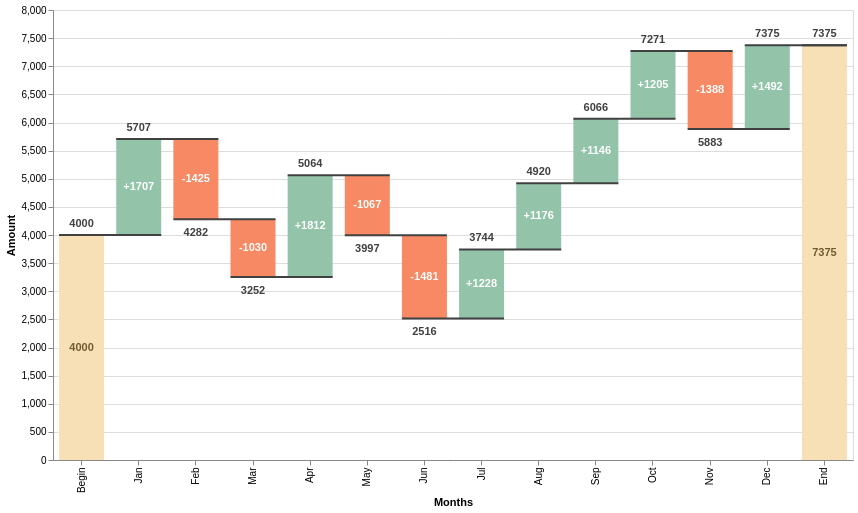

This figure's Vega-Lite source:
### Vega specification from a JSON file in a GitHub repository (floating-point values rounded to 4 significant figures)
{"$schema": "https://vega.github.io/schema/vega/v4.json", "autosize": "pad", "padding": 5, "width": 800, "height": 450, "style": "cell", "data": [{"name": "source_0", "values": [{"label": "Begin", "amount": 4000}, {"label": "Jan", "amount": 1707}, {"label": "Feb", "amount": -1425}, {"label": "Mar", "amount": -1030}, {"label": "Apr", "amount": 1812}, {"label": "May", "amount": -1067}, {"label": "Jun", "amount": -1481}, {"label": "Jul", "amount": 1228}, {"label": "Aug", "amount": 1176}, {"label": "Sep", "amount": 1146}, {"label": "Oct", "amount": 1205}, {"label": "Nov", "amount": -1388}, {"label": "Dec", "amount": 1492}, {"label": "End", "amount": 0}]}, {"name": "data_0", "source": "source_0", "transform": [{"type": "window", "params": [null], "as": ["sum"], "ops": ["sum"], "fields": ["amount"], "sort": {"field": [], "order": []}}, {"type": "window", "params": [null], "as": ["lead"], "ops": ["lead"], "fields": ["label"], "sort": {"field": [], "order": []}}, {"type": "formula", "expr": "datum.lead === null ? datum.label : datum.lead", "as": "lead"}, {"type": "formula", "expr": "datum.label === 'End' ? 0 : datum.sum - datum.amount", "as": "previous_sum"}, {"type": "formula", "expr": "datum.label === 'End' ? datum.sum : datum.amount", "as": "amount"}, {"type": "formula", "expr": "(datum.label !== 'Begin' && datum.label !== 'End' && datum.amount > 0 ? '+' : '') + datum.amount", "as": "text_amount"}, {"type": "formula", "expr": "(datum.sum + datum.previous_sum) / 2", "as": "center"}, {"type": "formula", "expr": "datum.sum < datum.previous_sum ? datum.sum : ''", "as": "sum_dec"}, {"type": "formula", "expr": "datum.sum > datum.previous_sum ? datum.sum : ''", "as": "sum_inc"}]}], "marks": [{"name": "layer_0_marks", "type": "rect", "style": ["bar"], "from": {"data": "data_0"}, "encode": {"update": {"fill": [{"test": "datum[\"previous_sum\"] === null || isNaN(datum[\"previous_sum\"])", "value": null}, {"test": "datum.label === 'Begin' || datum.label === 'End'", "value": "#f7e0b6"}, {"test": "datum.sum < datum.previous_sum", "value": "#f78a64"}, {"value": "#93c4aa"}], "tooltip": {"signal": "{\"Months\": ''+datum[\"label\"], \"Amount\": format(datum[\"previous_sum\"], \"\"), \"sum\": format(datum[\"sum\"], \"\")}"}, "xc": {"scale": "x", "field": "label", "band": 0.5}, "width": {"value": 45}, "y": {"scale": "y", "field": "previous_sum"}, "y2": {"scale": "y", "field": "sum"}}}}, {"name": "layer_1_marks", "type": "rule", "style": ["rule"], "from": {"data": "data_0"}, "encode": {"update": {"opacity": {"value": 1}, "strokeWidth": {"value": 2}, "stroke": [{"test": "datum[\"sum\"] === null || isNaN(datum[\"sum\"])", "value": null}, {"value": "#404040"}], "tooltip": {"signal": "{\"Months\": ''+datum[\"label\"], \"sum\": format(datum[\"sum\"], \"\"), \"lead\": ''+datum[\"lead\"]}"}, "x": {"scale": "x", "field": "label", "band": 0.5, "offset": -22.5}, "y": {"scale": "y", "field": "sum"}, "x2": {"scale": "x", "field": "lead", "band": 0.5, "offset": 22.5}}}}, {"name": "layer_2_marks", "type": "text", "style": ["text"], "from": {"data": "data_0"}, "encode": {"update": {"dy": {"value": -8}, "fill": [{"test": "datum[\"sum_inc\"] === null || isNaN(datum[\"sum_inc\"])", "value": null}, {"value": "#404040"}], "tooltip": {"signal": "{\"Months\": ''+datum[\"label\"], \"sum_inc\": format(datum[\"sum_inc\"], \"\")}"}, "x": {"scale": "x", "field": "label", "band": 0.5}, "y": {"scale": "y", "field": "sum_inc"}, "text": {"signal": "''+datum[\"sum_inc\"]"}, "align": {"value": "center"}}}}, {"name": "layer_3_marks", "type": "text", "style": ["text"], "from": {"data": "data_0"}, "encode": {"update": {"baseline": {"value": "top"}, "dy": {"value": 8}, "fill": [{"test": "datum[\"sum_dec\"] === null || isNaN(datum[\"sum_dec\"])", "value": null}, {"value": "#404040"}], "tooltip": {"signal": "{\"Months\": ''+datum[\"label\"], \"sum_dec\": format(datum[\"sum_dec\"], \"\")}"}, "x": {"scale": "x", "field": "label", "band": 0.5}, "y": {"scale": "y", "field": "sum_dec"}, "text": {"signal": "''+datum[\"sum_dec\"]"}, "align": {"value": "center"}}}}, {"name": "layer_4_marks", "type": "text", "style": ["text"], "from": {"data": "data_0"}, "encode": {"update": {"baseline": {"value": "middle"}, "fontWeight": {"value": "bold"}, "fill": [{"test": "datum[\"center\"] === null || isNaN(datum[\"center\"])", "value": null}, {"test": "datum.label === 'Begin' || datum.label === 'End'", "value": "#725a30"}, {"value": "white"}], "tooltip": {"signal": "{\"Months\": ''+datum[\"label\"], \"center\": format(datum[\"center\"], \"\"), \"text_amount\": ''+datum[\"text_amount\"]}"}, "x": {"scale": "x", "field": "label", "band": 0.5}, "y": {"scale": "y", "field": "center"}, "text": {"signal": "''+datum[\"text_amount\"]"}, "align": {"value": "center"}}}}], "scales": [{"name": "x", "type": "band", "domain": {"data": "data_0", "fields": ["label", "lead"]}, "range": [0, {"signal": "width"}], "paddingInner": 0.1, "paddingOuter": 0.05}, {"name": "y", "type": "linear", "domain": {"data": "data_0", "fields": ["previous_sum", "sum", "sum_inc", "sum_dec", "center"]}, "range": [{"signal": "height"}, 0], "nice": true, "zero": true}], "axes": [{"scale": "x", "orient": "bottom", "grid": false, "title": "Months", "labelAlign": "right", "labelAngle": 270, "labelBaseline": "middle", "labelOverlap": true, "zindex": 1}, {"scale": "y", "orient": "left", "grid": false, "title": "Amount", "labelOverlap": true, "tickCount": {"signal": "ceil(height/40)"}, "zindex": 1}, {"scale": "y", "orient": "left", "grid": true, "gridScale": "x", "tickCount": {"signal": "ceil(height/40)"}, "domain": false, "labels": false, "maxExtent": 0, "minExtent": 0, "ticks": false, "zindex": 0}], "config": {"axisY": {"minExtent": 30}, "style": {"text": {"fontWeight": "bold"}}}}
